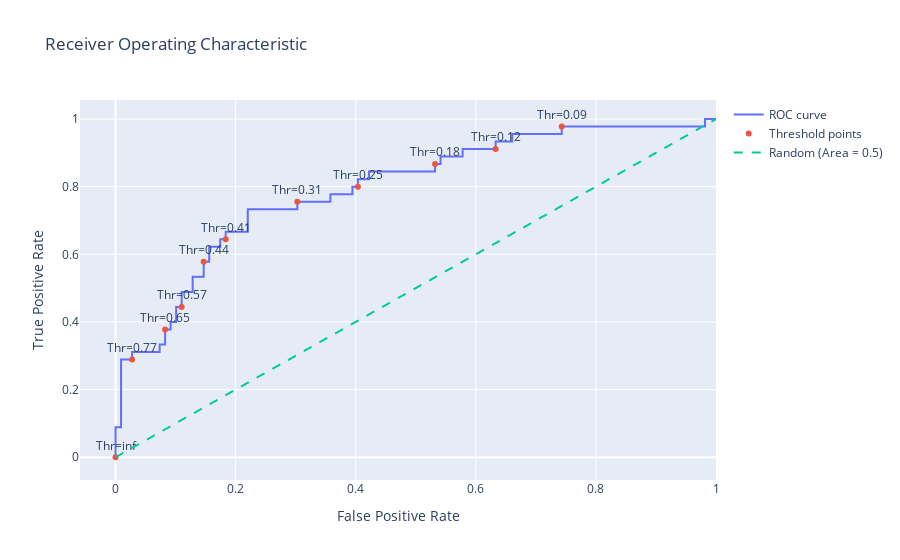

The notebook cell this image was saved under:
### Code cell
import plotly.graph_objects as go


# Generate a trace for ROC curve
trace0 = go.Scatter(
    x=fpr,
    y=tpr,
    mode='lines',
    name='ROC curve'
)

# Only label every nth point to avoid cluttering
n = 5
indices = np.arange(len(thresholds)) % n == 0  # Choose indices where index mod n is 0

trace1 = go.Scatter(
    x=fpr[indices], 
    y=tpr[indices], 
    mode='markers+text', 
    name='Threshold points', 
    text=[f"Thr={thr:.2f}" for thr in thresholds[indices]], 
    textposition='top center'
)


# Diagonal line
trace2 = go.Scatter(
    x=[0, 1], 
    y=[0, 1], 
    mode='lines', 
    name='Random (Area = 0.5)', 
    line=dict(dash='dash')
)

data = [trace0, trace1, trace2]

# Define layout with square aspect ratio
layout = go.Layout(
    title='Receiver Operating Characteristic',
    xaxis=dict(title='False Positive Rate'),
    yaxis=dict(title='True Positive Rate')
)

# Define figure and add data
fig = go.Figure(data=data, layout=layout)

# Show figure
fig.show()

### Figure 1 — Plotly figure (JSON) as saved in the notebook; plotly's stock layout.template omitted (floating-point values rounded to 4 significant figures)
{"data": [{"mode": "lines", "name": "ROC curve", "type": "scatter", "x": [0, 0, 0, 0.009174, 0.009174, 0.02752, 0.02752, 0.07339, 0.07339, 0.08257, 0.08257, 0.09174, 0.09174, 0.1009, 0.1009, 0.1101, 0.1101, 0.1284, 0.1284, 0.1468, 0.1468, 0.156, 0.156, 0.1743, 0.1743, 0.1835, 0.1835, 0.2202, 0.2202, 0.3028, 0.3028, 0.3578, 0.3578, 0.3945, 0.3945, 0.4037, 0.4037, 0.422, 0.422, 0.5321, 0.5321, 0.5413, 0.5413, 0.578, 0.578, 0.633, 0.633, 0.6606, 0.6606, 0.7431, 0.7431, 0.9817, 0.9817, 1], "y": [0, 0.02222, 0.08889, 0.08889, 0.2889, 0.2889, 0.3111, 0.3111, 0.3333, 0.3333, 0.3778, 0.3778, 0.4, 0.4, 0.4444, 0.4444, 0.4889, 0.4889, 0.5333, 0.5333, 0.5778, 0.5778, 0.6222, 0.6222, 0.6444, 0.6444, 0.6667, 0.6667, 0.7333, 0.7333, 0.7556, 0.7556, 0.7778, 0.7778, 0.8, 0.8, 0.8222, 0.8222, 0.8444, 0.8444, 0.8667, 0.8667, 0.8889, 0.8889, 0.9111, 0.9111, 0.9333, 0.9333, 0.9556, 0.9556, 0.9778, 0.9778, 1, 1]}, {"mode": "markers+text", "name": "Threshold points", "text": ["Thr=inf", "Thr=0.77", "Thr=0.65", "Thr=0.57", "Thr=0.44", "Thr=0.41", "Thr=0.31", "Thr=0.25", "Thr=0.18", "Thr=0.12", "Thr=0.09"], "textposition": "top center", "type": "scatter", "x": [0, 0.02752, 0.08257, 0.1101, 0.1468, 0.1835, 0.3028, 0.4037, 0.5321, 0.633, 0.7431], "y": [0, 0.2889, 0.3778, 0.4444, 0.5778, 0.6444, 0.7556, 0.8, 0.8667, 0.9111, 0.9778]}, {"line": {"dash": "dash"}, "mode": "lines", "name": "Random (Area = 0.5)", "type": "scatter", "x": [0, 1], "y": [0, 1]}], "layout": {"title": {"text": "Receiver Operating Characteristic"}, "xaxis": {"title": {"text": "False Positive Rate"}}, "yaxis": {"title": {"text": "True Positive Rate"}}}}
